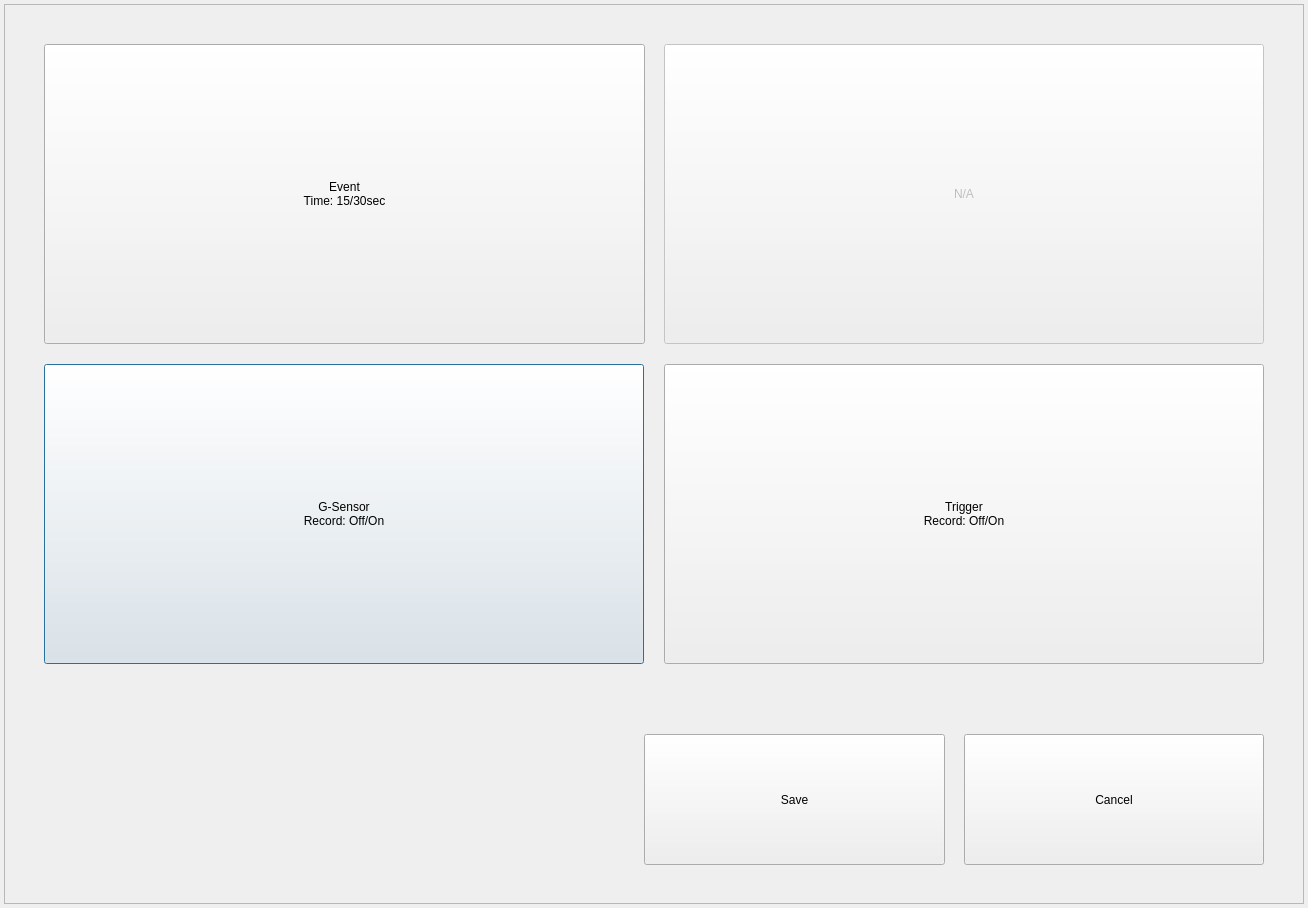
<?xml version="1.0" encoding="UTF-8"?>
<ui version="4.0">
 <class>EventDialog1080p</class>
 <widget class="QDialog" name="EventDialog1080p">
  <property name="geometry">
   <rect>
    <x>0</x>
    <y>0</y>
    <width>1308</width>
    <height>908</height>
   </rect>
  </property>
  <property name="windowTitle">
   <string>EVENT PROPERTY</string>
  </property>
  <widget class="QFrame" name="frame">
   <property name="geometry">
    <rect>
     <x>4</x>
     <y>4</y>
     <width>1300</width>
     <height>900</height>
    </rect>
   </property>
   <property name="frameShape">
    <enum>QFrame::StyledPanel</enum>
   </property>
   <property name="frameShadow">
    <enum>QFrame::Raised</enum>
   </property>
   <widget class="QPushButton" name="buttonGsensor">
    <property name="enabled">
     <bool>true</bool>
    </property>
    <property name="geometry">
     <rect>
      <x>40</x>
      <y>360</y>
      <width>600</width>
      <height>300</height>
     </rect>
    </property>
    <property name="minimumSize">
     <size>
      <width>0</width>
      <height>200</height>
     </size>
    </property>
    <property name="text">
     <string>G-Sensor
Record: Off/On</string>
    </property>
   </widget>
   <widget class="QPushButton" name="buttonTrigger">
    <property name="enabled">
     <bool>true</bool>
    </property>
    <property name="geometry">
     <rect>
      <x>660</x>
      <y>360</y>
      <width>600</width>
      <height>300</height>
     </rect>
    </property>
    <property name="minimumSize">
     <size>
      <width>0</width>
      <height>200</height>
     </size>
    </property>
    <property name="text">
     <string>Trigger
Record: Off/On</string>
    </property>
   </widget>
   <widget class="QPushButton" name="buttonSave">
    <property name="geometry">
     <rect>
      <x>640</x>
      <y>730</y>
      <width>301</width>
      <height>131</height>
     </rect>
    </property>
    <property name="text">
     <string>Save</string>
    </property>
   </widget>
   <widget class="QPushButton" name="buttonClose">
    <property name="geometry">
     <rect>
      <x>960</x>
      <y>730</y>
      <width>300</width>
      <height>131</height>
     </rect>
    </property>
    <property name="text">
     <string>Cancel</string>
    </property>
   </widget>
   <widget class="QPushButton" name="buttonEventTime">
    <property name="geometry">
     <rect>
      <x>40</x>
      <y>40</y>
      <width>601</width>
      <height>300</height>
     </rect>
    </property>
    <property name="minimumSize">
     <size>
      <width>0</width>
      <height>200</height>
     </size>
    </property>
    <property name="text">
     <string>Event
Time: 15/30sec</string>
    </property>
   </widget>
   <widget class="QPushButton" name="buttonNatAvailable">
    <property name="enabled">
     <bool>false</bool>
    </property>
    <property name="geometry">
     <rect>
      <x>660</x>
      <y>40</y>
      <width>600</width>
      <height>300</height>
     </rect>
    </property>
    <property name="minimumSize">
     <size>
      <width>0</width>
      <height>200</height>
     </size>
    </property>
    <property name="text">
     <string>N/A</string>
    </property>
   </widget>
  </widget>
 </widget>
 <layoutdefault spacing="6" margin="11"/>
 <resources/>
 <connections/>
</ui>
